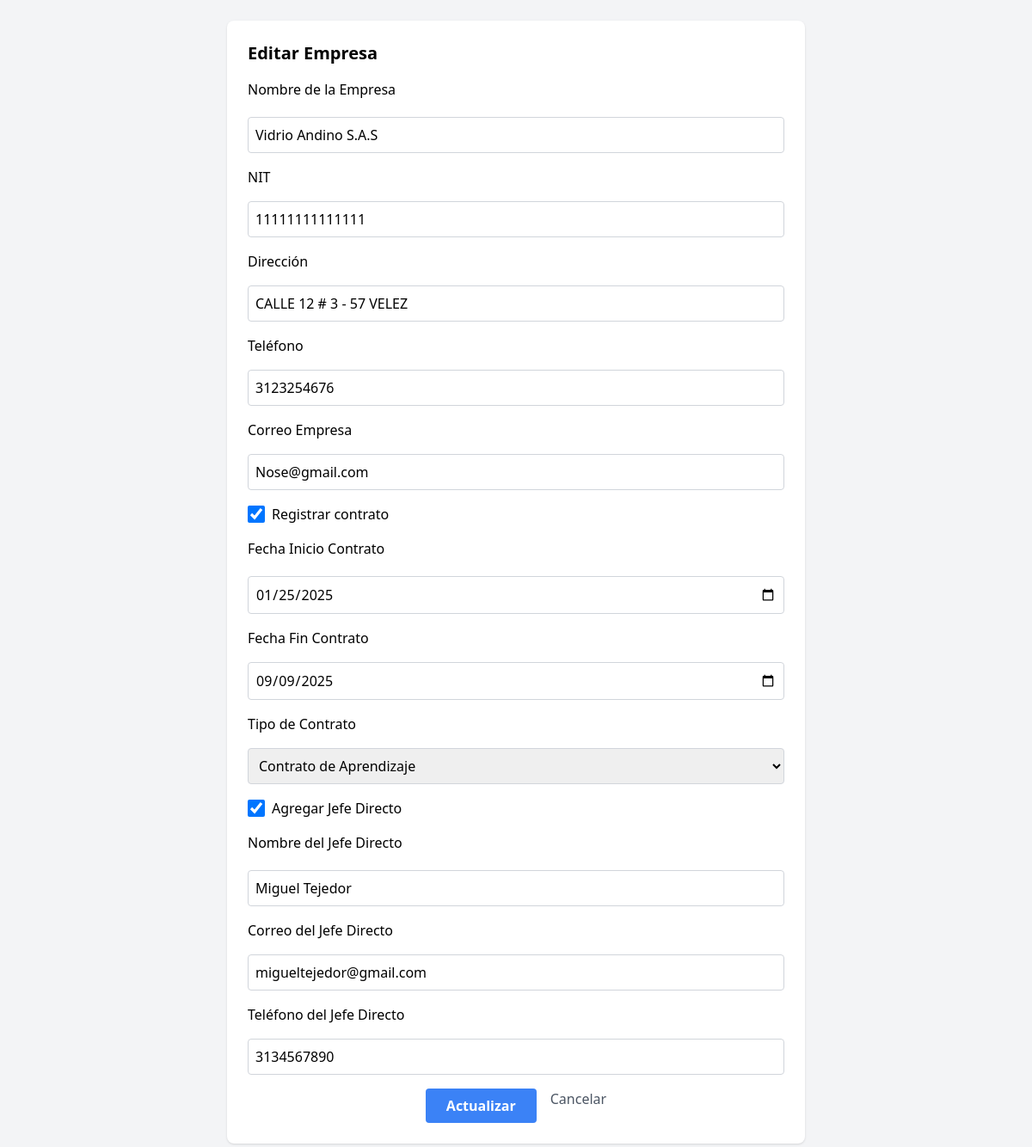
Screenshot of /empresa/editar/1 (signed in) with the database file from the repository.
### app/models/users.py (models this page shows, shortened)
class Empresa(db.Model, UserMixin):
    __tablename__ = 'empresa'
    id_empresa = db.Column(db.Integer, primary_key=True)
    nombre_empresa = db.Column(db.String(100), nullable=False)
    nit = db.Column(db.String(45), unique=True, nullable=False, index=True)
    direccion = db.Column(db.String(200), nullable=False)
    telefono = db.Column(db.String(20), nullable=False)
    correo_empresa = db.Column(db.String(100), nullable=False)
    nombre_jefe = db.Column(db.String(150), nullable=False, unique=True)
    correo_jefe = db.Column(db.String(150), nullable=False, unique=True)
    telefono_jefe = db.Column(db.String(50),nullable=False, unique=True)
    aprendiz_id_aprendiz = db.Column(db.Integer, db.ForeignKey('aprendiz.id_aprendiz'), nullable=False)
    aprendiz = db.relationship('Aprendiz', back_populates='empresas')
    contratos = db.relationship('Contrato', back_populates='empresa', lazy=True, cascade='all, delete-orphan')

class Contrato(db.Model):
    __tablename__ = 'contrato'
    id_contrato = db.Column(db.Integer, primary_key=True)
    fecha_inicio = db.Column(db.Date, nullable=False)
    fecha_fin = db.Column(db.Date, nullable=False)
    tipo_contrato = db.Column(db.Enum('Contrato de Aprendizaje', 'Contrato laboral'), nullable=False)
    empresa_id_empresa = db.Column(db.Integer, db.ForeignKey('empresa.id_empresa'), nullable=False)
    empresa = db.relationship('Empresa', back_populates='contratos')
    aprendices_rel = db.relationship('Aprendiz', back_populates='contrato', lazy=True)

### app/routes/empresa_route.py (the view, shortened to what this page needs)
@bp.route('/editar/<int:id>', methods=['GET', 'POST'])
@login_required
def editar_empresa(id):
    empresa = Empresa.query.get_or_404(id)
    contrato = empresa.contratos[0] if empresa.contratos else None
    if not (hasattr(current_user, 'id_aprendiz') and current_user.id_aprendiz == empresa.aprendiz_id_aprendiz):
        flash('No tienes permisos para editar esta empresa ❌', 'danger')
        return redirect(url_for('empresa_bp.listar_empresas', aprendiz_id=empresa.aprendiz_id_aprendiz))
    return render_template('empresa/editar_empresa.html', empresa=empresa, contrato=contrato)

### app/__init__.py (called while the page is built)
@login_manager.user_loader
def load_user(user_id):
    from app.models.users import Aprendiz, Instructor, User
    try:
        role, id = user_id.split("-")
        id = int(id)
    except (ValueError, AttributeError):
        return None
    if role == "aprendiz":
        return Aprendiz.query.get(id)
    elif role == "instructor":
        return Instructor.query.get(id)
    elif role == "admin":
        return User.query.get(id)
    return None

### app/templates/empresa/editar_empresa.html (shortened to what this page needs)
<!DOCTYPE html>
<html lang="es">
<head>
    <script src="https://cdn.tailwindcss.com"></script>
</head>
<body class="bg-gray-100 p-6">
    <div class="max-w-2xl mx-auto bg-white shadow rounded-lg p-6">
        <h1 class="text-xl font-bold mb-4">Editar Empresa</h1>
        <form method="POST" class="space-y-4">
            <label class="block mb-1 font-medium">Nombre de la Empresa</label>
            <input type="text" name="nombre_empresa" value="{{ empresa.nombre_empresa }}" required class="w-full border border-gray-300 p-2 rounded focus:outline-none focus:ring-2 focus:ring-green-400">
            <label class="block mb-1 font-medium">NIT</label>
            <input type="text" name="nit" value="{{ empresa.nit }}" required class="w-full border border-gray-300 p-2 rounded focus:outline-none focus:ring-2 focus:ring-green-400">
            <label class="block mb-1 font-medium">Dirección</label>
            <input type="text" name="direccion" value="{{ empresa.direccion }}" required class="w-full border border-gray-300 p-2 rounded focus:outline-none focus:ring-2 focus:ring-green-400">
            <label class="block mb-1 font-medium">Teléfono</label>
            <input type="text" name="telefono" value="{{ empresa.telefono }}" required class="w-full border border-gray-300 p-2 rounded focus:outline-none focus:ring-2 focus:ring-green-400">
            <label class="block mb-1 font-medium">Correo Empresa</label>
            <input type="email" name="correo_empresa" value="{{ empresa.correo_empresa }}" required class="w-full border border-gray-300 p-2 rounded focus:outline-none focus:ring-2 focus:ring-green-400">
            <label class="flex items-center space-x-2 mt-4">
                <input type="checkbox" id="registrar_contrato" class="form-checkbox h-5 w-5 text-green-500" {% if contrato %}checked{% endif %}>
                <span class="font-medium">Registrar contrato</span>
            </label>
            <div id="campos_contrato" style="display: {% if contrato %}block{% else %}none{% endif %};" class="space-y-4 mt-2">
                <label class="block mb-1 font-medium">Fecha Inicio Contrato</label>
                <input type="date" name="fecha_inicio" value="{{ contrato.fecha_inicio if contrato else '' }}" class="w-full border border-gray-300 p-2 rounded focus:outline-none focus:ring-2 focus:ring-green-400">
                <label class="block mb-1 font-medium">Fecha Fin Contrato</label>
                <input type="date" name="fecha_fin" value="{{ contrato.fecha_fin if contrato else '' }}" class="w-full border border-gray-300 p-2 rounded focus:outline-none focus:ring-2 focus:ring-green-400">
                <label class="block mb-1 font-medium">Tipo de Contrato</label>
                <select name="tipo_contrato" class="w-full border border-gray-300 p-2 rounded focus:outline-none focus:ring-2 focus:ring-green-400">
                    <option value="Contrato de Aprendizaje" {% if contrato and contrato.tipo_contrato=='Contrato de Aprendizaje' %}selected{% endif %}>Contrato de Aprendizaje</option>
                </select>
            </div>
            <label class="flex items-center space-x-2 mt-4">
                <input type="checkbox" id="registrar_jefe" class="form-checkbox h-5 w-5 text-green-500" {% if empresa.nombre_jefe or empresa.correo_jefe or empresa.telefono_jefe %}checked{% endif %}>
                <span class="font-medium">Agregar Jefe Directo</span>
            </label>
            <div id="campos_jefe" style="display: {% if empresa.nombre_jefe or empresa.correo_jefe or empresa.telefono_jefe %}block{% else %}none{% endif %};" class="space-y-4 mt-2">
                <label class="block mb-1 font-medium">Nombre del Jefe Directo</label>
                <input type="text" name="nombre_jefe" value="{{ empresa.nombre_jefe }}" class="w-full border border-gray-300 p-2 rounded focus:outline-none focus:ring-2 focus:ring-green-400">
                <label class="block mb-1 font-medium">Correo del Jefe Directo</label>
                <input type="email" name="correo_jefe" value="{{ empresa.correo_jefe }}" class="w-full border border-gray-300 p-2 rounded focus:outline-none focus:ring-2 focus:ring-green-400">
                <label class="block mb-1 font-medium">Teléfono del Jefe Directo</label>
                <input type="text" name="telefono_jefe" value="{{ empresa.telefono_jefe }}" class="w-full border border-gray-300 p-2 rounded focus:outline-none focus:ring-2 focus:ring-green-400">
            </div>
            <div class="flex justify-center space-x-4 mt-4">
                <button type="submit" class="bg-blue-500 text-white px-6 py-2 rounded hover:bg-blue-600 transition font-semibold">
                    Actualizar
                </button>
                <a href="{{ url_for('empresa_bp.listar_empresas') }}" class="ml-2 text-gray-600">Cancelar</a>
            </div>
        </form>
    </div>
</body>
</html>

### rows the page displays
Empresa: nombre_empresa "Vidrio Andino S.A.S", nit "11111111111111", direccion "CALLE 12 # 3 - 57 VELEZ", telefono "3123254676", correo_empresa "Nose@gmail.com", nombre_jefe "☑", nombre_jefe "Miguel Tejedor", correo_jefe "migueltejedor@gmail.com", telefono_jefe "3134567890"
Contrato: fecha_inicio "01/25/2025", fecha_fin "09/09/2025", tipo_contrato "Contrato de Aprendizaje"
